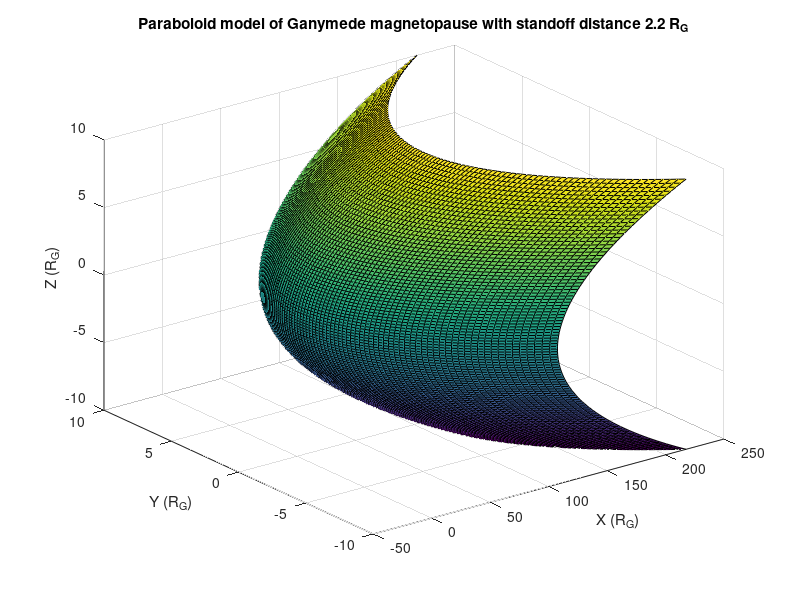

Write the MATLAB code that produced this figure. (Note: this script raises an error after producing the figure.)
% Description: An analytical model to evaluate the possibility of
% reconnection onset at Ganymede's magnetopause with variation in upstream
% Jovian plasma sheet conditions (plasma velocity, plasma density, magnetic 
% field strength)

% Initial Goal: Use a constant set of upstream parameters
% Eventual Goal: Vary upstream parameters (at least 5 iterations: above,
% intermediate above, inside, intermediate below, and below Jovian plasma
% sheet)

clc
close all 
clear all

% define constants 
pmass = 1.67*10^-27; % (kg) proton mass
emass = 9.109 * 10^-31; % (kg) electron mass
q = -1.602*10^-19; % (C) electron charge
mu_0 = 4*pi*10^-7; % (H/m) vacuum permeability
k_b = 1.38*10^-23; % (JK-1) Boltzmann's constant
gamma = 5/3; % (dimensionless) used in sonic mach number calculation

% define upstream parameters
v_j = 139*10^3; % (m/s) Jovian plasma velocity
% v_dir_j = 3 component Jovian plasma velocity vector
alfven_num = 0.62 % (dimless) Alfven mach number
pden_j = 56 % (amu/cm^3) Jovian plasma density - number density * pmass 
% b_j = [] % (T) Jovian magnetic field strength
% b_dir_j = [] % 3 component vector of Jovian magnetic field direction (in GPhiO?)
% plasma_beta_j % [dimless] plasma beta value at Jupiter

% define moon parameters
% right now these are constant; later some will be varied to match up with
% different orientations of the moon in the PS.
r_g = 2.634*10^6 % (m) Ganymede radius
b_g = 719*10^-9 % (T) Ganymede equatorial B field strength 
% b_dir_g = % 3 component Ganymede B field direction vector
% rho_g = % (amu/cm^3) Ganymede plasma density 
% v_g = Ganymede plasma velocity
% v_dir_g = 3 dimensional Ganymede plasma velocity vector 
% plasma_beta_g = % [dimless] plasma beta value at Ganymede

% This will eventually be calculated in the code for varying upstream
% parameters(?), but for now, using a constant
standoff_distance = 2.2 % (in r_g) magnetopause standoff distance IN plasma sheet using jovianden = 56 amu/cm^3

%% Volume 
% Currently using a plasma density value of 56 amu/cm^3 corresponding to a
% position inside the Jovian plasma sheet. Eventually plan to add other
% values corresponding to different locations wrt the PS.

% get (x, y, z) GPhiO coordinates and use to create paraboloid meshgrid
% goal: to extract these from data (using rough estimates for now)
n = 101 % spacing of y,z vectors - increase for a finer mesh
x_init = linspace(-standoff_distance-1,10,n)
y_init = linspace(-10,10,n)
z_init = linspace(-10,10,n)
% set up volume
[x_vol,y_vol,z_vol] = meshgrid(x_init,y_init,z_init)

% paraboloid magnetopause surface - from Donaldson et al. 2024, derived
% from Cooling et al. 2001:
% Y^2 + Z^2 = 2mp(X+mp)
% rearrange to find X:
% (Y^2 + Z^2 - mp)/2mp = X
[y_parab,z_parab] = meshgrid(y_init,z_init)
paraboloid = (y_parab.^2 + z_parab.^2 - standoff_distance)/2*standoff_distance

% paraboloids on either side of mpause 
% mp1 = mp - 0.3
% mp2 = mp + 0.3
% p1 = (Y2.^2 + Z2.^2 - mp1)/2*mp1
% p2 = (Y2.^2 + Z2.^2 - mp2)/2*mp2

% plot using surf(x,y,z) function, which represents each value in matrix Z as the height of a surface above x-y plane.
figure
magnetopause = surf(paraboloid,y_parab,z_parab)
title('Paraboloid model of Ganymede magnetopause with standoff distance 2.2 R_G')
xlabel('X (R_G)')
ylabel('Y (R_G)')
zlabel('Z (R_G)')
grid on

% find normal vector to the paraboloid
% [nx,ny,nz] = surfnorm(paraboloid,Y,Z)

% Now check each conditional to determine if reconnection is possible or
% prohibited.
% Onset condition 1: diamagnetic drift condition. 

% Before calculations, double-check values so we don't divide by zero
% if v_g == 0 || v_j == 0 || b_g == 0 || b_j == 0 
%   disp('Cannot divide by zero')
%   return
% end

% Find the ion inertial length to use in calculations.
% First convert plasma density (amu/cm^-3) to protons number density (m^-3)
% assuming H+ (can change later)
hplus_num_density = rho_g*1.66*10^-21/1.00727647 % [m^-3]
% oplus_num_density = [] Goal: add in O+?
ion_inertial_length = sqrt(pmass/(hplus_num_density*mu_0*q^2)) 

% Find the change in plasma beta to use in calculations.
% delta_beta = abs(plasma_beta_j - plasma_beta_g)

% Calculate magnetic shear angle between Jovian & Ganymede fields using dot
% product
% cos_theta_b = dot(b_dir_j/norm(b_dir_j),b_dir_g/norm(b_dir_j)) % returns
% cosine of the shear angle in radians
% magnetic_shear = acos(cos_theta_b)

%% Onset condition 1: Diamagnetic drift condition from Masters 2014:
% drift_condition = 2*atan(ion_inertial_length*delta_beta)/(2*ion_inertial_length))
% diamagnetic_drift = magnetic_shear > drift_condition     
% if diamagnetic_drift 
%     disp('Condition 1 met')
% else
%     disp('Condition 1 not met')
% end

%% Onset condition 2: flow shear onset condition from Masters 2014: